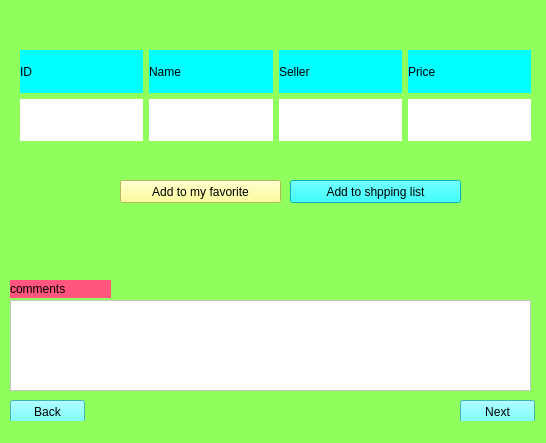
<?xml version="1.0" encoding="UTF-8"?>
<ui version="4.0">
 <class>product_window</class>
 <widget class="QMainWindow" name="product_window">
  <property name="geometry">
   <rect>
    <x>0</x>
    <y>0</y>
    <width>546</width>
    <height>443</height>
   </rect>
  </property>
  <property name="minimumSize">
   <size>
    <width>546</width>
    <height>443</height>
   </size>
  </property>
  <property name="maximumSize">
   <size>
    <width>546</width>
    <height>443</height>
   </size>
  </property>
  <property name="windowTitle">
   <string>MainWindow</string>
  </property>
  <property name="styleSheet">
   <string notr="true">background-color: rgb(144, 255, 93);</string>
  </property>
  <widget class="QWidget" name="centralwidget">
   <widget class="QLabel" name="label_comment">
    <property name="geometry">
     <rect>
      <x>10</x>
      <y>280</y>
      <width>101</width>
      <height>18</height>
     </rect>
    </property>
    <property name="styleSheet">
     <string notr="true">font: 75 11pt &quot;Orbitron&quot;;
background-color: rgb(255, 85, 127);</string>
    </property>
    <property name="text">
     <string>comments</string>
    </property>
   </widget>
   <widget class="QPushButton" name="Back_btn">
    <property name="geometry">
     <rect>
      <x>10</x>
      <y>400</y>
      <width>75</width>
      <height>23</height>
     </rect>
    </property>
    <property name="styleSheet">
     <string notr="true">background-color: rgb(85, 255, 255);
font: 75 10pt &quot;Orbitron&quot;;</string>
    </property>
    <property name="text">
     <string>Back</string>
    </property>
   </widget>
   <widget class="QPushButton" name="next_btn">
    <property name="geometry">
     <rect>
      <x>460</x>
      <y>400</y>
      <width>75</width>
      <height>23</height>
     </rect>
    </property>
    <property name="styleSheet">
     <string notr="true">background-color: rgb(85, 255, 255);
font: 75 10pt &quot;Orbitron&quot;;</string>
    </property>
    <property name="text">
     <string>Next</string>
    </property>
   </widget>
   <widget class="QScrollArea" name="scrollArea">
    <property name="geometry">
     <rect>
      <x>10</x>
      <y>300</y>
      <width>521</width>
      <height>91</height>
     </rect>
    </property>
    <property name="styleSheet">
     <string notr="true">background-color: rgb(255, 255, 255);</string>
    </property>
    <property name="widgetResizable">
     <bool>true</bool>
    </property>
    <widget class="QWidget" name="scrollAreaWidgetContents">
     <property name="geometry">
      <rect>
       <x>0</x>
       <y>0</y>
       <width>519</width>
       <height>89</height>
      </rect>
     </property>
    </widget>
   </widget>
   <widget class="QPushButton" name="add_favorite_btn">
    <property name="geometry">
     <rect>
      <x>120</x>
      <y>180</y>
      <width>161</width>
      <height>23</height>
     </rect>
    </property>
    <property name="styleSheet">
     <string notr="true">font: 75 10pt &quot;Orbitron&quot;;
background-color: rgb(255, 255, 127);</string>
    </property>
    <property name="text">
     <string>Add to my favorite</string>
    </property>
   </widget>
   <widget class="QPushButton" name="add_shoplist_btn">
    <property name="geometry">
     <rect>
      <x>290</x>
      <y>180</y>
      <width>171</width>
      <height>23</height>
     </rect>
    </property>
    <property name="styleSheet">
     <string notr="true">font: 75 10pt &quot;Orbitron&quot;;
background-color: rgb(0, 255, 255);
</string>
    </property>
    <property name="text">
     <string>Add to shpping list</string>
    </property>
   </widget>
   <widget class="QWidget" name="layoutWidget">
    <property name="geometry">
     <rect>
      <x>20</x>
      <y>50</y>
      <width>511</width>
      <height>91</height>
     </rect>
    </property>
    <layout class="QVBoxLayout" name="verticalLayout">
     <item>
      <layout class="QHBoxLayout" name="horizontalLayout">
       <item>
        <widget class="QLabel" name="label">
         <property name="styleSheet">
          <string notr="true">background-color: rgb(0, 255, 255);

font: 75 10pt &quot;Orbitron&quot;;</string>
         </property>
         <property name="text">
          <string>ID</string>
         </property>
        </widget>
       </item>
       <item>
        <widget class="QLabel" name="label_2">
         <property name="styleSheet">
          <string notr="true">font: 75 10pt &quot;Orbitron&quot;;
background-color: rgb(0, 255, 255);</string>
         </property>
         <property name="text">
          <string>Name</string>
         </property>
        </widget>
       </item>
       <item>
        <widget class="QLabel" name="label_3">
         <property name="styleSheet">
          <string notr="true">font: 75 10pt &quot;Orbitron&quot;;
background-color: rgb(0, 255, 255);</string>
         </property>
         <property name="text">
          <string>Seller</string>
         </property>
        </widget>
       </item>
       <item>
        <widget class="QLabel" name="label_4">
         <property name="styleSheet">
          <string notr="true">font: 75 10pt &quot;Orbitron&quot;;
background-color: rgb(0, 255, 255);</string>
         </property>
         <property name="text">
          <string>Price</string>
         </property>
        </widget>
       </item>
      </layout>
     </item>
     <item>
      <layout class="QHBoxLayout" name="horizontalLayout_2">
       <item>
        <widget class="QLabel" name="label_show_id">
         <property name="styleSheet">
          <string notr="true">font: 75 10pt &quot;Orbitron&quot;;
background-color: rgb(255, 255, 255);</string>
         </property>
         <property name="text">
          <string/>
         </property>
        </widget>
       </item>
       <item>
        <widget class="QLabel" name="label_show_name">
         <property name="styleSheet">
          <string notr="true">font: 75 10pt &quot;Orbitron&quot;;
background-color: rgb(255, 255, 255);</string>
         </property>
         <property name="text">
          <string/>
         </property>
        </widget>
       </item>
       <item>
        <widget class="QLabel" name="label_show_seller">
         <property name="styleSheet">
          <string notr="true">font: 75 10pt &quot;Orbitron&quot;;
background-color: rgb(255, 255, 255);</string>
         </property>
         <property name="text">
          <string/>
         </property>
        </widget>
       </item>
       <item>
        <widget class="QLabel" name="label_show_price">
         <property name="styleSheet">
          <string notr="true">font: 75 10pt &quot;Orbitron&quot;;
background-color: rgb(255, 255, 255);</string>
         </property>
         <property name="text">
          <string/>
         </property>
        </widget>
       </item>
      </layout>
     </item>
    </layout>
   </widget>
  </widget>
  <widget class="QStatusBar" name="statusbar"/>
 </widget>
 <resources/>
 <connections/>
</ui>
